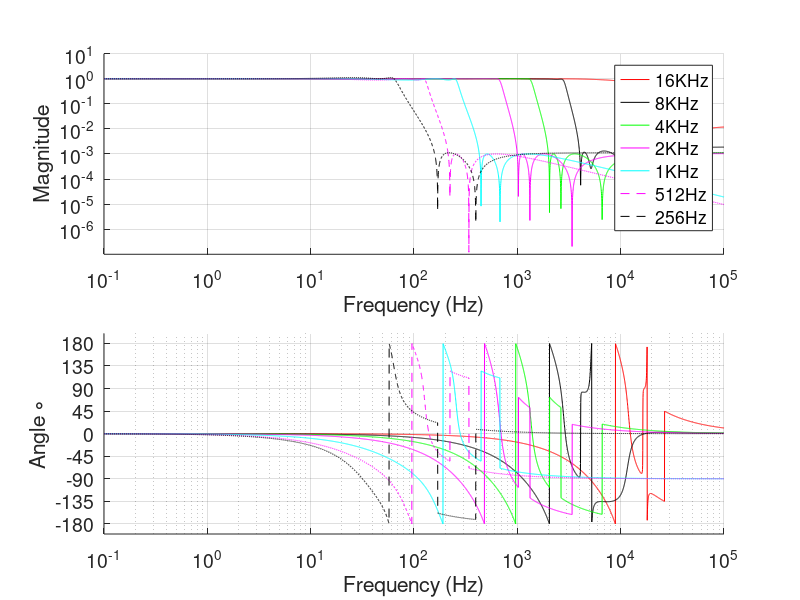

The MATLAB script that drew this image:
%% DAQ Filters - VL November 8, 2012 - Data from Rolf Email

Frequency=logspace(-1,5,5000);
i=sqrt(-1);

% DESIGN   LSC0_ADC_DT 0 zpk([27.3067-i*16384;27.3067+i*16384;180+i*17999.1;180-i*17999.1;0-i*26546.1;0+i*26546.1], \
%                            [5927.96+i*4220.6;5927.96-i*4220.6;3289.06+i*9860.52;3289.06-i*9860.52;852.168-i*11899.9; \
%                            852.168+i*11899.9],1,"n")
DS0=zpk(-2*pi*[27.3067-i*16384;27.3067+i*16384;180+i*17999.1;180-i*17999.1;0-i*26546.1;0+i*26546.1],-2*pi*[5927.96+i*4220.6;5927.96-i*4220.6;3289.06+i*9860.52;3289.06-i*9860.52;852.168-i*11899.9;852.168+i*11899.9],1);
DS0_resp=squeeze(freqresp(DS0,2*pi*Frequency))/squeeze(freqresp(DS0,0));


% DESIGN   LSC0_ADC_DT 1 zpk([27.3067-i*16384;27.3067+i*16384;180+i*17999.1;180-i*17999.1;0-i*26546.1;0+i*26546.1], \
%                            [5927.96+i*4220.6;5927.96-i*4220.6;3289.06+i*9860.52;3289.06-i*9860.52;852.168-i*11899.9; \
%                            852.168+i*11899.9],1,"n")
DS1=zpk(-2*pi*[27.3067-i*16384;27.3067+i*16384;180+i*17999.1;180-i*17999.1;0-i*26546.1;0+i*26546.1],-2*pi*[5927.96+i*4220.6;5927.96-i*4220.6;3289.06+i*9860.52;3289.06-i*9860.52;852.168-i*11899.9;852.168+i*11899.9],1);
DS1_resp=squeeze(freqresp(DS1,2*pi*Frequency))/squeeze(freqresp(DS1,0));


% DESIGN   LSC0_ADC_DT 2 zpk([6.15016+i*4096;6.15016-i*4096;143.333+i*5158;143.333-i*5158;1160-i*11541.8;1160+i*11541.8], \
%                            [1300.79+i*926.136;1300.79-i*926.136;754.008+i*2260.5;754.008-i*2260.5;201.015+i*2807.02; \
%                            201.015-i*2807.02],0.999998,"n")

DS2=zpk(-2*pi*[6.15016+i*4096;6.15016-i*4096;143.333+i*5158;143.333-i*5158;1160-i*11541.8;1160+i*11541.8],-2*pi*[1300.79+i*926.136;1300.79-i*926.136;754.008+i*2260.5;754.008-i*2260.5;201.015+i*2807.02;201.015-i*2807.02],1);
DS2_resp=squeeze(freqresp(DS2,2*pi*Frequency))/squeeze(freqresp(DS2,0));



% DESIGN   LSC0_ADC_DT 3 zpk([0+i*2048;0-i*2048;0+i*2642.97;0-i*2642.97;0+i*6618.41;0-i*6618.41], \
%                            [623.639+i*444.019;623.639-i*444.019;362.167+i*1085.77;362.167-i*1085.77;106.886+i*1349.3; \
%                            106.886-i*1349.3],1,"n")
DS3=zpk(-2*pi*[0+i*2048;0-i*2048;0+i*2642.97;0-i*2642.97;0+i*6618.41;0-i*6618.41],-2*pi*[623.639+i*444.019;623.639-i*444.019;362.167+i*1085.77;362.167-i*1085.77;106.886+i*1349.3;106.886-i*1349.3],1);
DS3_resp=squeeze(freqresp(DS3,2*pi*Frequency))/squeeze(freqresp(DS3,0));


% DESIGN   LSC0_ADC_DT 4 zpk([0+i*1024;0-i*1024;0+i*1323.62;0-i*1323.62;0+i*3386.56;0-i*3386.56], \
%                            [311.172+i*221.549;311.172-i*221.549;180.783+i*541.982;180.783-i*541.982;53.3703+i*673.732; \
%                            53.3703-i*673.732],1,"n")

DS4=zpk(-2*pi*[0+i*1024;0-i*1024;0+i*1323.62;0-i*1323.62;0+i*3386.56;0-i*3386.56],-2*pi*[311.172+i*221.549;311.172-i*221.549;180.783+i*541.982;180.783-i*541.982;53.3703+i*673.732;53.3703-i*673.732],1)
DS4_resp=squeeze(freqresp(DS4,2*pi*Frequency))/squeeze(freqresp(DS4,0));


[z,p,k] = ellip(5,1,60,2*pi*256,'s');
DS5=zpk(z,p,k);
DS5_resp=squeeze(freqresp(DS5,2*pi*Frequency))/squeeze(freqresp(DS5,0));

[z,p,k] = ellip(5,1,60,2*pi*128,'s');
DS6=zpk(z,p,k);
DS6_resp=squeeze(freqresp(DS6,2*pi*Frequency))/squeeze(freqresp(DS6,0));

[z,p,k] = ellip(4,1,60,2*pi*64,'s');
DS7=zpk(z,p,k);
DS7_resp=squeeze(freqresp(DS7,2*pi*Frequency))/squeeze(freqresp(DS7,0));






% DESIGN   LSC0_ADC_DT 6 ellip("LowPass",5,1,60,128)
% DESIGN   LSC0_ADC_DT 7 ellip("LowPass",4,1,60,64)


fontsize_gca=14;
fontsize_title=18;
fontsize_legend=14;
rads=180/pi;scrsz = get(0,'ScreenSize');
if scrsz(3)>2*scrsz(4)
    Position_figure=[1 1 scrsz(3)/2 scrsz(4)/1.07]; 
else
	Position_figure=[1 1 scrsz(3) scrsz(4)/1.07]; 
end
figure('Name','DAQ Filters')
set(gcf,'Position',Position_figure)
set(gcf,'Color','white')
subplot(2,1,1)
hold on
% plot(Frequency,abs(DS0_resp),'b')
plot(Frequency,abs(DS1_resp),'r')
plot(Frequency,abs(DS2_resp),'k')
plot(Frequency,abs(DS3_resp),'g')
plot(Frequency,abs(DS4_resp),'m')
plot(Frequency,abs(DS5_resp),'c')
plot(Frequency,abs(DS6_resp),'m--')
plot(Frequency,abs(DS7_resp),'k--')
grid
legend('16KHz','8KHz','4KHz','2KHz','1KHz','512Hz','256Hz','128Hz')
set(gca,'FontSize',fontsize_gca,'Xscale','log','Yscale','log','Ytick',10.^[-6:1:2])
xlabel('Frequency (Hz)')
ylabel('Magnitude')

subplot(2,1,2)
hold on
% plot(Frequency,rads*angle(DS0_resp),'b')
plot(Frequency,rads*angle(DS1_resp),'r')
plot(Frequency,rads*angle(DS2_resp),'k')
plot(Frequency,rads*angle(DS3_resp),'g')
plot(Frequency,rads*angle(DS4_resp),'m')
plot(Frequency,rads*angle(DS5_resp),'c')
plot(Frequency,rads*angle(DS6_resp),'m--')
plot(Frequency,rads*angle(DS7_resp),'k--')

set(gca,'XScale','log','YScale','lin')
grid
set(gca,'FontSize',fontsize_gca,'Xscale','log','Yscale','lin','Ytick',-180:45:180)
xlabel('Frequency (Hz)')
ylabel('Angle \circ')

% save aLIGO_DAQ_Downsampling_Filters DS0 DS1 DS2 DS3 DS4